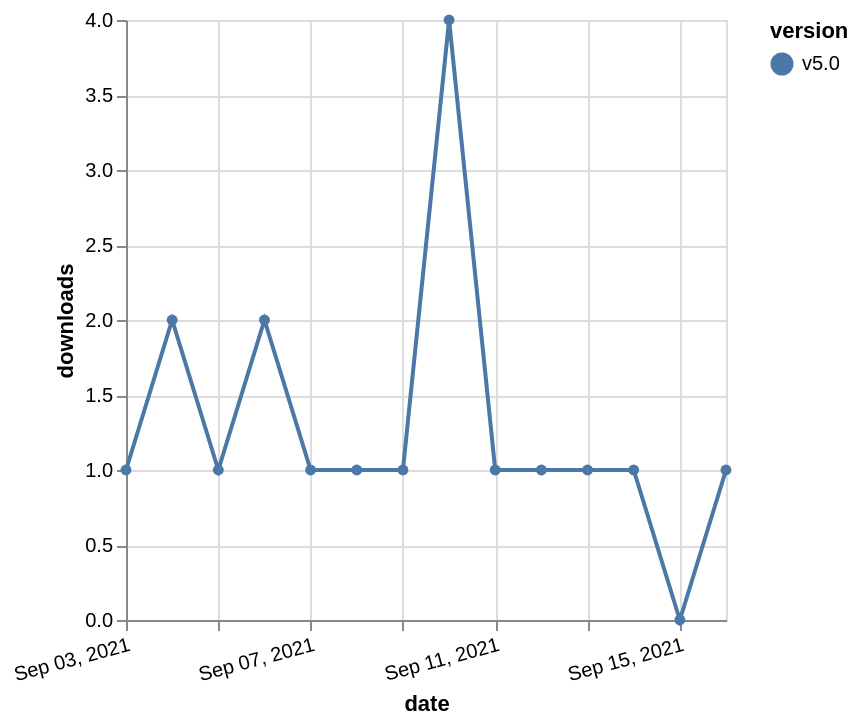

Vega-Lite specification for this chart:
### Vega-Lite specification from a JSON file in a GitHub repository (floating-point values rounded to 4 significant figures)
{"$schema": "https://vega.github.io/schema/vega-lite/v5.json", "description": "A simple bar chart with embedded data.", "data": {"values": [{"date": "2021-09-03", "total": 186, "delta": 1, "version": "v5.0"}, {"date": "2021-09-04", "total": 188, "delta": 2, "version": "v5.0"}, {"date": "2021-09-05", "total": 189, "delta": 1, "version": "v5.0"}, {"date": "2021-09-06", "total": 191, "delta": 2, "version": "v5.0"}, {"date": "2021-09-07", "total": 192, "delta": 1, "version": "v5.0"}, {"date": "2021-09-08", "total": 193, "delta": 1, "version": "v5.0"}, {"date": "2021-09-09", "total": 194, "delta": 1, "version": "v5.0"}, {"date": "2021-09-10", "total": 198, "delta": 4, "version": "v5.0"}, {"date": "2021-09-11", "total": 199, "delta": 1, "version": "v5.0"}, {"date": "2021-09-12", "total": 200, "delta": 1, "version": "v5.0"}, {"date": "2021-09-13", "total": 201, "delta": 1, "version": "v5.0"}, {"date": "2021-09-14", "total": 202, "delta": 1, "version": "v5.0"}, {"date": "2021-09-15", "total": 202, "delta": 0, "version": "v5.0"}, {"date": "2021-09-16", "total": 203, "delta": 1, "version": "v5.0"}]}, "width": "container", "mark": {"type": "line", "point": {"filled": true}}, "encoding": {"x": {"field": "date", "type": "temporal", "timeUnit": "yearmonthdate", "title": "date", "axis": {"labelAngle": -15}}, "y": {"field": "delta", "type": "quantitative", "title": "downloads"}, "color": {"field": "version", "type": "nominal"}, "tooltip": {"field": "delta"}}}
